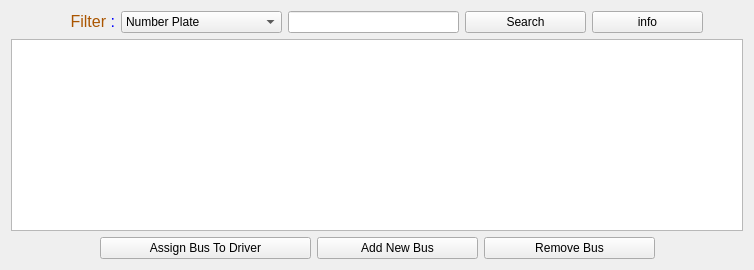
              <widget class="QWidget" name="buses_2">
               <attribute name="title">
                <string>Buses</string>
               </attribute>
               <layout class="QGridLayout" name="gridLayout_50">
                <item row="0" column="0">
                 <layout class="QGridLayout" name="gridLayout_51">
                  <item row="0" column="0">
                   <layout class="QHBoxLayout" name="horizontalLayout_41">
                    <item>
                     <spacer name="horizontalSpacer_107">
                      <property name="orientation">
                       <enum>Qt::Horizontal</enum>
                      </property>
                      <property name="sizeHint" stdset="0">
                       <size>
                        <width>40</width>
                        <height>20</height>
                       </size>
                      </property>
                     </spacer>
                    </item>
                    <item>
                     <widget class="QLabel" name="label_135">
                      <property name="minimumSize">
                       <size>
                        <width>64</width>
                        <height>21</height>
                       </size>
                      </property>
                      <property name="text">
                       <string>&lt;html&gt;&lt;head/&gt;&lt;body&gt;&lt;p align=&quot;right&quot;&gt;&lt;span style=&quot; font-size:12pt; color:#aa5500;&quot;&gt;Filter &lt;/span&gt;&lt;span style=&quot; font-size:12pt; color:#0000ff;&quot;&gt;:&lt;/span&gt;&lt;/p&gt;&lt;/body&gt;&lt;/html&gt;</string>
                      </property>
                     </widget>
                    </item>
                    <item>
                     <widget class="QComboBox" name="comboBox_14">
                      <property name="minimumSize">
                       <size>
                        <width>161</width>
                        <height>0</height>
                       </size>
                      </property>
                      <item>
                       <property name="text">
                        <string>Number Plate</string>
                       </property>
                      </item>
                      <item>
                       <property name="text">
                        <string>Made Type</string>
                       </property>
                      </item>
                      <item>
                       <property name="text">
                        <string>Sits Sum</string>
                       </property>
                      </item>
                     </widget>
                    </item>
                    <item>
                     <widget class="QLineEdit" name="lineEdit_14">
                      <property name="minimumSize">
                       <size>
                        <width>171</width>
                        <height>0</height>
                       </size>
                      </property>
                     </widget>
                    </item>
                    <item>
                     <widget class="QPushButton" name="pushButton_78">
                      <property name="minimumSize">
                       <size>
                        <width>121</width>
                        <height>0</height>
                       </size>
                      </property>
                      <property name="text">
                       <string>Search</string>
                      </property>
                      <property name="icon">
                       <iconset theme="edit-find">
                        <normaloff>../../../../../.designer/backup</normaloff>../../../../../.designer/backup</iconset>
                      </property>
                     </widget>
                    </item>
                    <item>
                     <widget class="QPushButton" name="pushButton_79">
                      <property name="minimumSize">
                       <size>
                        <width>111</width>
                        <height>0</height>
                       </size>
                      </property>
                      <property name="text">
                       <string>info</string>
                      </property>
                      <property name="icon">
                       <iconset theme="dialog-information">
                        <normaloff>../../../../../.designer/backup</normaloff>../../../../../.designer/backup</iconset>
                      </property>
                     </widget>
                    </item>
                    <item>
                     <spacer name="horizontalSpacer_108">
                      <property name="orientation">
                       <enum>Qt::Horizontal</enum>
                      </property>
                      <property name="sizeHint" stdset="0">
                       <size>
                        <width>40</width>
                        <height>20</height>
                       </size>
                      </property>
                     </spacer>
                    </item>
                   </layout>
                  </item>
                  <item row="1" column="0">
                   <widget class="QTableWidget" name="tableWidget_18"/>
                  </item>
                  <item row="2" column="0">
                   <layout class="QHBoxLayout" name="horizontalLayout_42">
                    <item>
                     <spacer name="horizontalSpacer_109">
                      <property name="orientation">
                       <enum>Qt::Horizontal</enum>
                      </property>
                      <property name="sizeHint" stdset="0">
                       <size>
                        <width>40</width>
                        <height>20</height>
                       </size>
                      </property>
                     </spacer>
                    </item>
                    <item>
                     <widget class="QPushButton" name="pushButton_80">
                      <property name="minimumSize">
                       <size>
                        <width>211</width>
                        <height>0</height>
                       </size>
                      </property>
                      <property name="text">
                       <string>Assign Bus To Driver</string>
                      </property>
                      <property name="icon">
                       <iconset theme="document-page-setup">
                        <normaloff>../../../../../.designer/backup</normaloff>../../../../../.designer/backup</iconset>
                      </property>
                     </widget>
                    </item>
                    <item>
                     <widget class="QPushButton" name="pushButton_81">
                      <property name="minimumSize">
                       <size>
                        <width>161</width>
                        <height>0</height>
                       </size>
                      </property>
                      <property name="text">
                       <string>Add New Bus</string>
                      </property>
                      <property name="icon">
                       <iconset theme="list-add">
                        <normaloff>../../../../../.designer/backup</normaloff>../../../../../.designer/backup</iconset>
                      </property>
                     </widget>
                    </item>
                    <item>
                     <widget class="QPushButton" name="pushButton_82">
                      <property name="minimumSize">
                       <size>
                        <width>171</width>
                        <height>0</height>
                       </size>
                      </property>
                      <property name="text">
                       <string>Remove Bus</string>
                      </property>
                      <property name="icon">
                       <iconset theme="list-remove">
                        <normaloff>../../../../../.designer/backup</normaloff>../../../../../.designer/backup</iconset>
                      </property>
                     </widget>
                    </item>
                    <item>
                     <spacer name="horizontalSpacer_110">
                      <property name="orientation">
                       <enum>Qt::Horizontal</enum>
                      </property>
                      <property name="sizeHint" stdset="0">
                       <size>
                        <width>40</width>
                        <height>20</height>
                       </size>
                      </property>
                     </spacer>
                    </item>
                   </layout>
                  </item>
                 </layout>
                </item>
               </layout>
              </widget>
